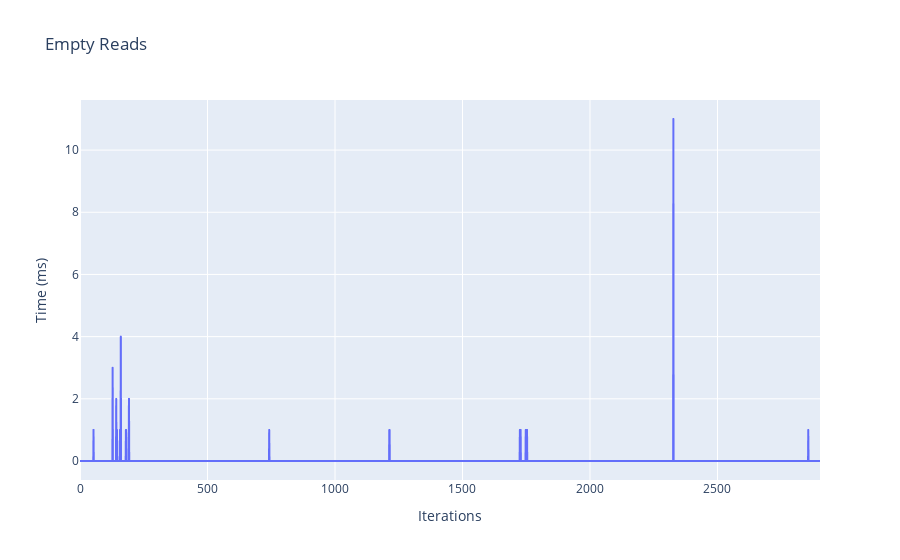
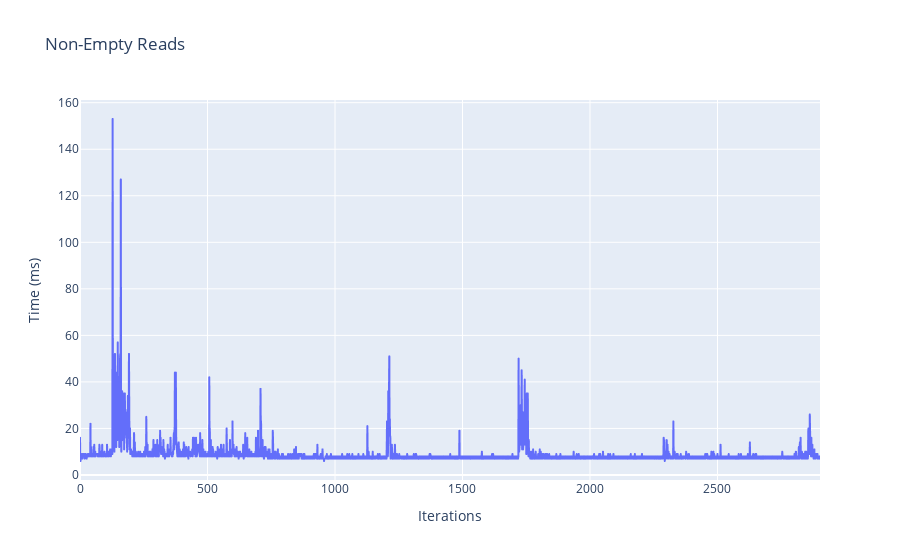
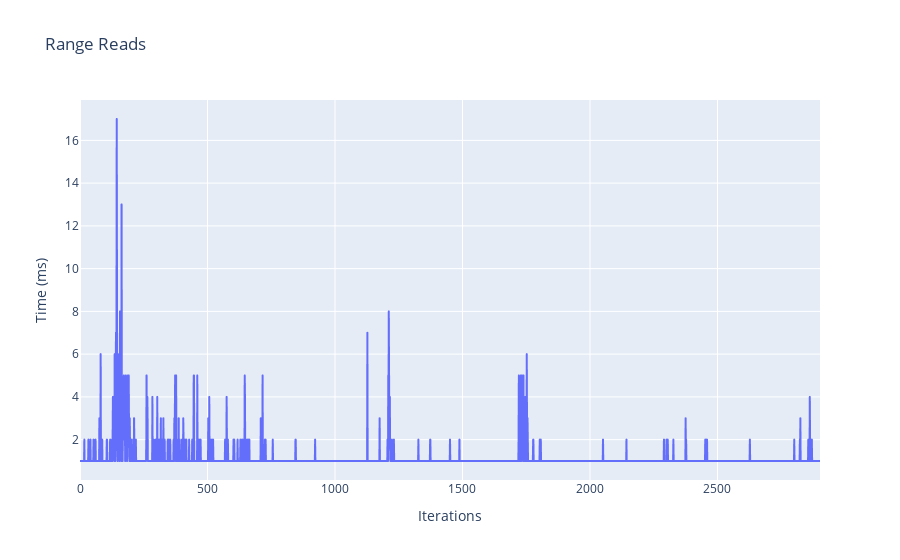
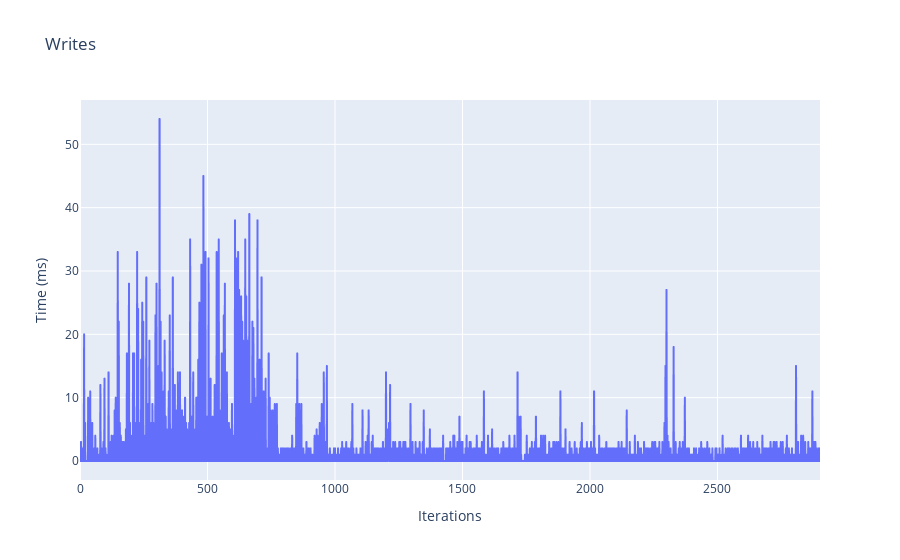

Notebook source saved alongside these figures, in order:
### Code cell
fig_empty_reads.update_xaxes(title_text='Iterations')
fig_empty_reads.update_yaxes(title_text='Time (ms)')
fig_non_empty_reads.update_xaxes(title_text='Iterations')
fig_non_empty_reads.update_yaxes(title_text='Time (ms)')
fig_range_reads.update_xaxes(title_text='Iterations')
fig_range_reads.update_yaxes(title_text='Time (ms)')
fig_writes.update_xaxes(title_text='Iterations')
fig_writes.update_yaxes(title_text='Time (ms)')

                     
fig_empty_reads.show()
fig_non_empty_reads.show()
fig_range_reads.show()
fig_writes.show()

fig_empty_reads.write_image("../../build/performance/empty_reads_graph_no_tuning.png")
fig_non_empty_reads.write_image("../../build/performance/non_empty_reads_graph_no_tuning.png")
fig_range_reads.write_image("../../build/performance/range_reads_graph_no_tuning.png")
fig_writes.write_image("../../build/performance/writes_graph_no_tuning.png")

### Figure 1 — Plotly figure (JSON) as saved in the notebook; plotly's stock layout.template omitted (floating-point values rounded to 4 significant figures; data arrays with more than 128 entries replaced by an {"elided": "..."} marker saying what was removed)
{"data": [{"hovertemplate": "index=%{x}<br>Empty Reads=%{y}<extra></extra>", "legendgroup": "", "line": {"color": "#636efa", "dash": "solid"}, "marker": {"symbol": "circle"}, "mode": "lines", "name": "", "showlegend": false, "type": "scattergl", "x": {"elided": "2903 int values"}, "xaxis": "x", "y": {"elided": "2903 int values"}, "yaxis": "y"}], "layout": {"legend": {"tracegroupgap": 0}, "title": {"text": "Empty Reads"}, "xaxis": {"anchor": "y", "domain": [0, 1], "title": {"text": "Iterations"}}, "yaxis": {"anchor": "x", "domain": [0, 1], "title": {"text": "Time (ms)"}}}}

### Figure 2 — Plotly figure (JSON) as saved in the notebook; plotly's stock layout.template omitted (floating-point values rounded to 4 significant figures; data arrays with more than 128 entries replaced by an {"elided": "..."} marker saying what was removed)
{"data": [{"hovertemplate": "index=%{x}<br>Non-Empty Reads=%{y}<extra></extra>", "legendgroup": "", "line": {"color": "#636efa", "dash": "solid"}, "marker": {"symbol": "circle"}, "mode": "lines", "name": "", "showlegend": false, "type": "scattergl", "x": {"elided": "2903 int values"}, "xaxis": "x", "y": {"elided": "2903 int values"}, "yaxis": "y"}], "layout": {"legend": {"tracegroupgap": 0}, "title": {"text": "Non-Empty Reads"}, "xaxis": {"anchor": "y", "domain": [0, 1], "title": {"text": "Iterations"}}, "yaxis": {"anchor": "x", "domain": [0, 1], "title": {"text": "Time (ms)"}}}}

### Figure 3 — Plotly figure (JSON) as saved in the notebook; plotly's stock layout.template omitted (floating-point values rounded to 4 significant figures; data arrays with more than 128 entries replaced by an {"elided": "..."} marker saying what was removed)
{"data": [{"hovertemplate": "index=%{x}<br>Range Reads=%{y}<extra></extra>", "legendgroup": "", "line": {"color": "#636efa", "dash": "solid"}, "marker": {"symbol": "circle"}, "mode": "lines", "name": "", "showlegend": false, "type": "scattergl", "x": {"elided": "2903 int values"}, "xaxis": "x", "y": {"elided": "2903 int values"}, "yaxis": "y"}], "layout": {"legend": {"tracegroupgap": 0}, "title": {"text": "Range Reads"}, "xaxis": {"anchor": "y", "domain": [0, 1], "title": {"text": "Iterations"}}, "yaxis": {"anchor": "x", "domain": [0, 1], "title": {"text": "Time (ms)"}}}}

### Figure 4 — Plotly figure (JSON) as saved in the notebook; plotly's stock layout.template omitted (floating-point values rounded to 4 significant figures; data arrays with more than 128 entries replaced by an {"elided": "..."} marker saying what was removed)
{"data": [{"hovertemplate": "index=%{x}<br>Writes=%{y}<extra></extra>", "legendgroup": "", "line": {"color": "#636efa", "dash": "solid"}, "marker": {"symbol": "circle"}, "mode": "lines", "name": "", "showlegend": false, "type": "scattergl", "x": {"elided": "2903 int values"}, "xaxis": "x", "y": {"elided": "2903 int values"}, "yaxis": "y"}], "layout": {"legend": {"tracegroupgap": 0}, "title": {"text": "Writes"}, "xaxis": {"anchor": "y", "domain": [0, 1], "title": {"text": "Iterations"}}, "yaxis": {"anchor": "x", "domain": [0, 1], "title": {"text": "Time (ms)"}}}}
